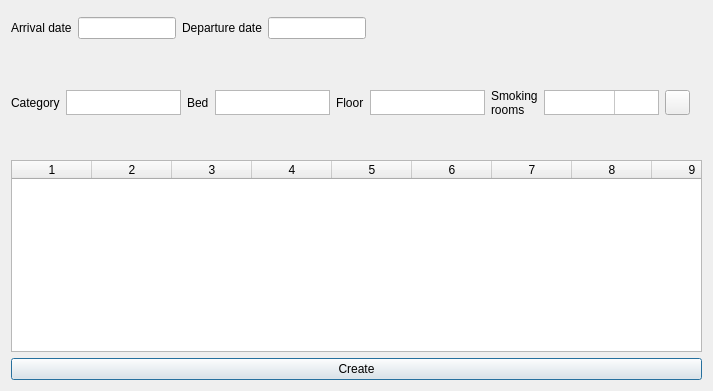
<?xml version="1.0" encoding="UTF-8"?>
<ui version="4.0">
 <class>DlgCreateGroupReservation</class>
 <widget class="QDialog" name="DlgCreateGroupReservation">
  <property name="geometry">
   <rect>
    <x>0</x>
    <y>0</y>
    <width>713</width>
    <height>391</height>
   </rect>
  </property>
  <property name="sizePolicy">
   <sizepolicy hsizetype="Preferred" vsizetype="Preferred">
    <horstretch>0</horstretch>
    <verstretch>0</verstretch>
   </sizepolicy>
  </property>
  <property name="windowTitle">
   <string>Group reservation</string>
  </property>
  <layout class="QGridLayout" name="gridLayout_3">
   <item row="8" column="0" colspan="3">
    <widget class="QPushButton" name="btnCreate">
     <property name="text">
      <string>Create</string>
     </property>
    </widget>
   </item>
   <item row="7" column="0" colspan="3">
    <widget class="QTableWidget" name="tblData">
     <property name="sizePolicy">
      <sizepolicy hsizetype="Expanding" vsizetype="Expanding">
       <horstretch>0</horstretch>
       <verstretch>0</verstretch>
      </sizepolicy>
     </property>
     <property name="verticalScrollBarPolicy">
      <enum>Qt::ScrollBarAlwaysOff</enum>
     </property>
     <property name="horizontalScrollBarPolicy">
      <enum>Qt::ScrollBarAlwaysOff</enum>
     </property>
     <property name="editTriggers">
      <set>QAbstractItemView::NoEditTriggers</set>
     </property>
     <property name="selectionMode">
      <enum>QAbstractItemView::NoSelection</enum>
     </property>
     <attribute name="horizontalHeaderDefaultSectionSize">
      <number>80</number>
     </attribute>
     <attribute name="verticalHeaderDefaultSectionSize">
      <number>40</number>
     </attribute>
     <column>
      <property name="text">
       <string>1</string>
      </property>
     </column>
     <column>
      <property name="text">
       <string>2</string>
      </property>
     </column>
     <column>
      <property name="text">
       <string>3</string>
      </property>
     </column>
     <column>
      <property name="text">
       <string>4</string>
      </property>
     </column>
     <column>
      <property name="text">
       <string>5</string>
      </property>
     </column>
     <column>
      <property name="text">
       <string>6</string>
      </property>
     </column>
     <column>
      <property name="text">
       <string>7</string>
      </property>
     </column>
     <column>
      <property name="text">
       <string>8</string>
      </property>
     </column>
     <column>
      <property name="text">
       <string>9</string>
      </property>
     </column>
     <column>
      <property name="text">
       <string>10</string>
      </property>
     </column>
    </widget>
   </item>
   <item row="3" column="0">
    <widget class="QWidget" name="wdtGroup" native="true">
     <property name="minimumSize">
      <size>
       <width>0</width>
       <height>0</height>
      </size>
     </property>
     <layout class="QGridLayout" name="gridLayout_5">
      <property name="leftMargin">
       <number>0</number>
      </property>
      <property name="topMargin">
       <number>0</number>
      </property>
      <property name="rightMargin">
       <number>0</number>
      </property>
      <property name="bottomMargin">
       <number>0</number>
      </property>
      <property name="spacing">
       <number>6</number>
      </property>
     </layout>
    </widget>
   </item>
   <item row="6" column="0">
    <widget class="QWidget" name="widget_6" native="true">
     <layout class="QHBoxLayout" name="horizontalLayout_2">
      <property name="leftMargin">
       <number>0</number>
      </property>
      <property name="rightMargin">
       <number>0</number>
      </property>
      <item>
       <widget class="QLabel" name="label_24">
        <property name="text">
         <string>Category</string>
        </property>
       </widget>
      </item>
      <item>
       <widget class="QTableWidget" name="tblCategory">
        <property name="maximumSize">
         <size>
          <width>16777215</width>
          <height>25</height>
         </size>
        </property>
        <property name="verticalScrollBarPolicy">
         <enum>Qt::ScrollBarAlwaysOff</enum>
        </property>
        <property name="horizontalScrollBarPolicy">
         <enum>Qt::ScrollBarAlwaysOff</enum>
        </property>
        <property name="editTriggers">
         <set>QAbstractItemView::NoEditTriggers</set>
        </property>
        <attribute name="horizontalHeaderVisible">
         <bool>false</bool>
        </attribute>
        <attribute name="horizontalHeaderDefaultSectionSize">
         <number>25</number>
        </attribute>
        <attribute name="verticalHeaderVisible">
         <bool>false</bool>
        </attribute>
        <attribute name="verticalHeaderDefaultSectionSize">
         <number>25</number>
        </attribute>
       </widget>
      </item>
      <item>
       <widget class="QLabel" name="label_25">
        <property name="text">
         <string>Bed</string>
        </property>
       </widget>
      </item>
      <item>
       <widget class="QTableWidget" name="tblBed">
        <property name="maximumSize">
         <size>
          <width>16777215</width>
          <height>25</height>
         </size>
        </property>
        <property name="verticalScrollBarPolicy">
         <enum>Qt::ScrollBarAlwaysOff</enum>
        </property>
        <property name="horizontalScrollBarPolicy">
         <enum>Qt::ScrollBarAlwaysOff</enum>
        </property>
        <property name="editTriggers">
         <set>QAbstractItemView::NoEditTriggers</set>
        </property>
        <attribute name="horizontalHeaderVisible">
         <bool>false</bool>
        </attribute>
        <attribute name="horizontalHeaderDefaultSectionSize">
         <number>25</number>
        </attribute>
        <attribute name="verticalHeaderVisible">
         <bool>false</bool>
        </attribute>
        <attribute name="verticalHeaderDefaultSectionSize">
         <number>25</number>
        </attribute>
       </widget>
      </item>
      <item>
       <widget class="QLabel" name="label_26">
        <property name="text">
         <string>Floor</string>
        </property>
       </widget>
      </item>
      <item>
       <widget class="QTableWidget" name="tblFloor">
        <property name="maximumSize">
         <size>
          <width>16777215</width>
          <height>25</height>
         </size>
        </property>
        <property name="verticalScrollBarPolicy">
         <enum>Qt::ScrollBarAlwaysOff</enum>
        </property>
        <property name="horizontalScrollBarPolicy">
         <enum>Qt::ScrollBarAlwaysOff</enum>
        </property>
        <property name="editTriggers">
         <set>QAbstractItemView::NoEditTriggers</set>
        </property>
        <attribute name="horizontalHeaderVisible">
         <bool>false</bool>
        </attribute>
        <attribute name="horizontalHeaderDefaultSectionSize">
         <number>25</number>
        </attribute>
        <attribute name="verticalHeaderVisible">
         <bool>false</bool>
        </attribute>
        <attribute name="verticalHeaderDefaultSectionSize">
         <number>25</number>
        </attribute>
       </widget>
      </item>
      <item>
       <widget class="QLabel" name="label_27">
        <property name="text">
         <string>Smoking
rooms</string>
        </property>
       </widget>
      </item>
      <item>
       <widget class="QTableWidget" name="tblSmoke">
        <property name="maximumSize">
         <size>
          <width>16777215</width>
          <height>25</height>
         </size>
        </property>
        <property name="verticalScrollBarPolicy">
         <enum>Qt::ScrollBarAlwaysOff</enum>
        </property>
        <property name="horizontalScrollBarPolicy">
         <enum>Qt::ScrollBarAlwaysOff</enum>
        </property>
        <property name="editTriggers">
         <set>QAbstractItemView::NoEditTriggers</set>
        </property>
        <property name="selectionMode">
         <enum>QAbstractItemView::SingleSelection</enum>
        </property>
        <attribute name="horizontalHeaderVisible">
         <bool>false</bool>
        </attribute>
        <attribute name="horizontalHeaderDefaultSectionSize">
         <number>70</number>
        </attribute>
        <attribute name="verticalHeaderVisible">
         <bool>false</bool>
        </attribute>
        <attribute name="verticalHeaderDefaultSectionSize">
         <number>25</number>
        </attribute>
        <row>
         <property name="text">
          <string>New Row</string>
         </property>
        </row>
        <column>
         <property name="text">
          <string>New Column</string>
         </property>
        </column>
        <column>
         <property name="text">
          <string>New Column</string>
         </property>
        </column>
        <column>
         <property name="text">
          <string>New Column</string>
         </property>
        </column>
       </widget>
      </item>
      <item>
       <widget class="QPushButton" name="btnClearRoomFilter">
        <property name="minimumSize">
         <size>
          <width>25</width>
          <height>25</height>
         </size>
        </property>
        <property name="maximumSize">
         <size>
          <width>25</width>
          <height>25</height>
         </size>
        </property>
        <property name="text">
         <string/>
        </property>
        <property name="icon">
         <iconset resource="res.qrc">
          <normaloff>:/images/remove_filter.png</normaloff>:/images/remove_filter.png</iconset>
        </property>
       </widget>
      </item>
     </layout>
    </widget>
   </item>
   <item row="1" column="0">
    <widget class="QWidget" name="widget_4" native="true">
     <property name="minimumSize">
      <size>
       <width>0</width>
       <height>0</height>
      </size>
     </property>
     <layout class="QVBoxLayout" name="verticalLayout_2">
      <property name="leftMargin">
       <number>0</number>
      </property>
      <property name="topMargin">
       <number>0</number>
      </property>
      <property name="rightMargin">
       <number>0</number>
      </property>
      <property name="bottomMargin">
       <number>0</number>
      </property>
     </layout>
    </widget>
   </item>
   <item row="2" column="0">
    <widget class="QWidget" name="widget_5" native="true">
     <property name="minimumSize">
      <size>
       <width>0</width>
       <height>0</height>
      </size>
     </property>
     <layout class="QHBoxLayout" name="horizontalLayout_3">
      <property name="leftMargin">
       <number>0</number>
      </property>
      <property name="topMargin">
       <number>0</number>
      </property>
      <property name="rightMargin">
       <number>0</number>
      </property>
      <property name="bottomMargin">
       <number>0</number>
      </property>
      <item>
       <widget class="QLabel" name="label_4">
        <property name="text">
         <string>Arrival date</string>
        </property>
       </widget>
      </item>
      <item>
       <widget class="EDateEdit" name="deArrival">
        <property name="maximumSize">
         <size>
          <width>100</width>
          <height>16777215</height>
         </size>
        </property>
       </widget>
      </item>
      <item>
       <widget class="QLabel" name="label_5">
        <property name="text">
         <string>Departure date</string>
        </property>
       </widget>
      </item>
      <item>
       <widget class="EDateEdit" name="deDeparture">
        <property name="maximumSize">
         <size>
          <width>100</width>
          <height>16777215</height>
         </size>
        </property>
       </widget>
      </item>
      <item>
       <spacer name="horizontalSpacer">
        <property name="orientation">
         <enum>Qt::Horizontal</enum>
        </property>
        <property name="sizeHint" stdset="0">
         <size>
          <width>326</width>
          <height>20</height>
         </size>
        </property>
       </spacer>
      </item>
     </layout>
    </widget>
   </item>
  </layout>
 </widget>
 <customwidgets>
  <customwidget>
   <class>EDateEdit</class>
   <extends>QLineEdit</extends>
   <header location="global">edateedit.h</header>
  </customwidget>
 </customwidgets>
 <resources>
  <include location="res.qrc"/>
 </resources>
 <connections/>
</ui>
